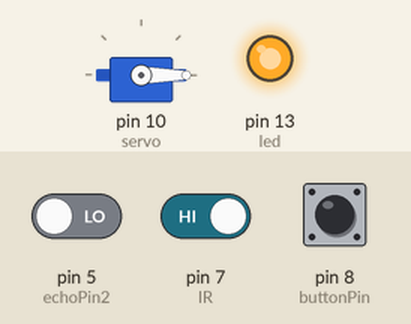
A sketch run on a simulated Arduino Uno, built with avr-gcc and run on an emulated ATmega328P. Parts: servo, output pins drawn as LEDs (lit = HIGH). Inputs (shaded band) come from the test bench; at power-on: pin 7 (IR) HIGH, pin 8 (buttonPin) LOW, pin 5 (echoPin2) LOW. Pins used as bus, display or sensor lines are not drawn; what the sketch prints to the serial monitor is not drawn.

Above: at 1.2 s.
1.3 s: pin 7 (IR) driven LOW
At 3.6 s:
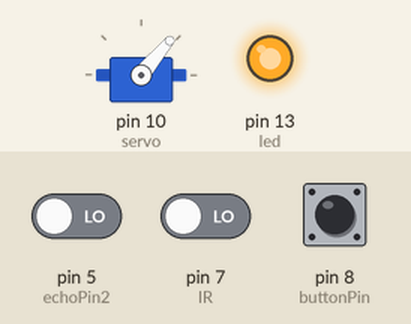
4.5 s: pin 7 (IR) driven HIGH
At 8.5 s:
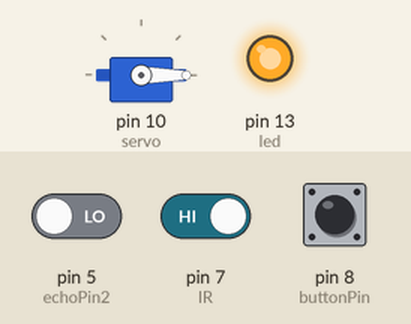
8.7 s: pin 8 (buttonPin) pulled HIGH for 1 s
At 9.5 s:
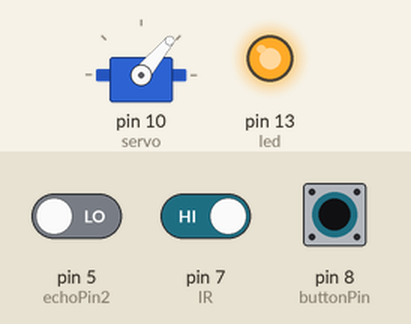
11.2 s: pin 8 (buttonPin) pulled HIGH for 3.2 s
At 19.6 s:
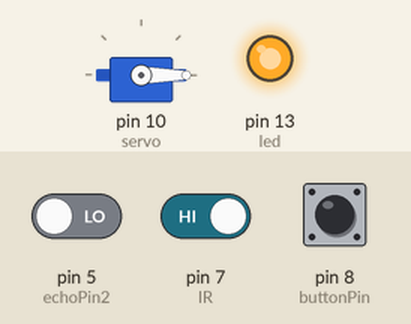
Timing chart, 0 to 20.5 s (numbered marks = the images above; inputs shaded):
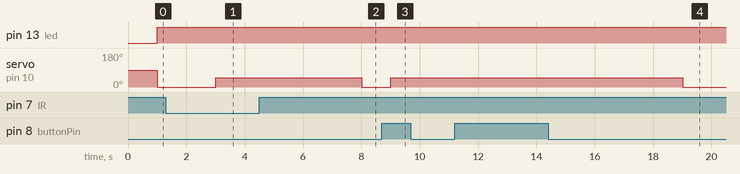

The sketch:

Automatic_Garage.ino
```cpp
  #include <Servo.h>
  long distance2, duration2;
  int benda1; //benda 1 as Infra red detektor
  int trigPin2=4; // trigPin2 at pin 4 as Ultrasonic Sensor HC-SR04
  int echoPin2=5;// echoPin2 at pin 5 as Ultrasonic Sensor HC-SR04
  int IR = 7; // IR as Infra red detektor
  int led=13; // led at pin 13 as LED Lamp
  Servo servo;
  const int buttonPin = 8; //const value buttonPin at pin 8 as a button
  int buttonState = 0;

  void setup() {

    pinMode(trigPin2, OUTPUT);
    pinMode(echoPin2,INPUT);
    pinMode(IR, INPUT);
    digitalWrite(trigPin2, LOW);
    pinMode(led, OUTPUT);
    servo.attach(10);
    Serial.begin(9600);
    pinMode(buttonPin, INPUT);
  }

  void loop() {
    sensor1();
    sensor2();
    buttonState = digitalRead(buttonPin);
    if (benda1 == LOW) {
        servo.write(50);
        Serial.print("MOBIL MAU MASUK ");
        delay(4000);
    }else{
      if (buttonState == HIGH) {
    servo.write(50);
        Serial.print("MOBIL AKAN KELUAR ");
        delay(4000);
  } else {
    servo.write(0);
        Serial.print("TIDAK ADA MOBIL ");
  }
        }

    if (distance2 < 5){
        digitalWrite(led,HIGH);
        Serial.print(" LAMPU NYALA ");
  }else{
        digitalWrite(led,LOW);
        Serial.print(" LAMPU MATI ");
  }
Serial.print(" Dengan jarak = ");
Serial.print(distance2);
Serial.println(" cm");
  }


  void sensor1(){
    benda1 = digitalRead(IR);
  }

  void sensor2(){
    digitalWrite(trigPin2, LOW);
    delayMicroseconds(500);
    digitalWrite(trigPin2,HIGH);
    delayMicroseconds(500);
    duration2 = pulseIn(echoPin2, HIGH);
    distance2 = duration2*0.034/2;

  }
```

Measured:
- after the input at 1.3 s, servo on pin 10 (servo): 0° → 50° after 1.7 s
- after the input at 4.5 s, servo on pin 10 (servo): 50° → 0° after 3.5 s
- after the input at 8.7 s, servo on pin 10 (servo): 0° → 50° after 0.31 s
- after the input at 11.2 s, servo on pin 10 (servo): 50° → 0° after 7.8 s instead of 2.8 s
